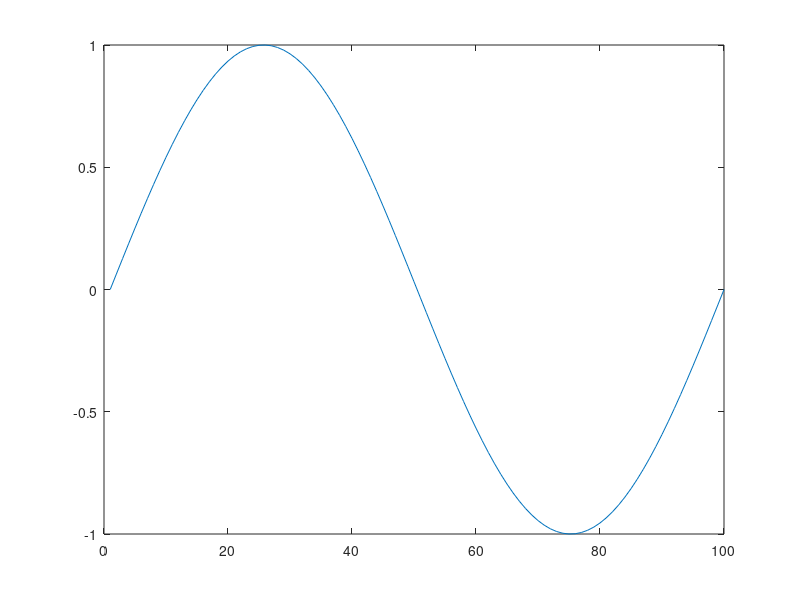

The MATLAB script that drew this image:
x = linspace(0, 2*pi); % vektor 100 anggota, dari 0 sampai 2pi.
for t = 1:30
    plot(sin(x + 2*pi*t/30));
    M(t) = getframe;
end
movie(M, 2, 20)
% akan menghasilkan animasi dari
% bingkai dalam M dengan laju 20 bingkai per detik, 
% dan animasi diulang 2 kali.